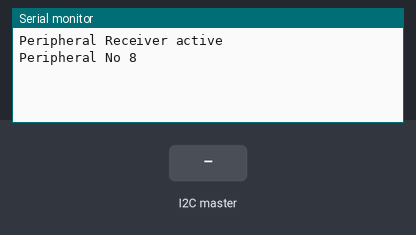
A sketch run on a simulated Arduino Uno, built with avr-gcc and run on an emulated ATmega328P. Parts: the last lines printed to the serial monitor. The test bench sets the inputs (shaded band).

Above: at 1.2 s.
1.3 s: the I2C master sends the byte 1
At 2.2 s:
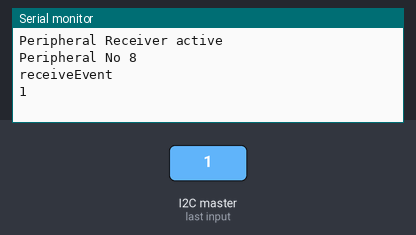
2.8 s: the I2C master sends the byte 0
At 3.4 s:
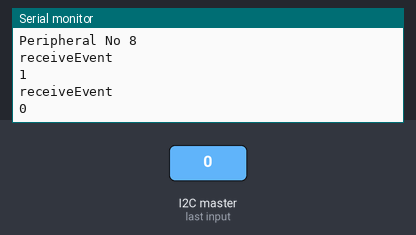

The sketch:

PeripheralTwoWay.ino
```cpp
/// @file PeripheralTwoWay.ino

#include <Wire.h>

// Change this unique address for each I2C peripheral node
#define NODE_ADDRESS 8

void requestEvent();
void receiveEvent(int);

void setup()
{
  Wire.begin(NODE_ADDRESS);     // join i2c bus with address NODE_ADDRESS
  Wire.onReceive(receiveEvent); // register receive event
  Wire.onRequest(requestEvent); // register request event
  Serial.begin(115200);           // start serial for output
  Serial.println("Peripheral Receiver active");
  Serial.print("Peripheral No ");
  Serial.println(NODE_ADDRESS);
}

void loop()
{
  // A delay is not needed here - it responds to the controller.
  //delay(NODE_READ_DELAY);
}

// function that executes whenever data is received from controller
// this function is registered as an event, see setup()
void receiveEvent(int howMany)
{
  Serial.println("receiveEvent");
  while(Wire.available()) // loop through all but the last
  { // Now reading as byte.
    byte c = Wire.read(); // receive byte as a character
    Serial.print(c);         // print the character
  }
  Serial.println(" ");         // print the integer
}

// a controller is calling and requesting something.
// this function is registered as an event, see setup()
void requestEvent() {
  // definitely send something back.
  Serial.println("requestEvent");
  Wire.write("hello "); // respond with message of 6 bytes
}
```

Measured:
- after the input at 1.3 s, the serial monitor: prints a new line at once (image 1)
- after the input at 2.8 s, the serial monitor: prints a new line at once (image 2)
